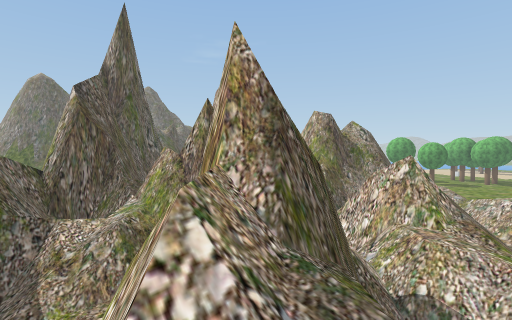
view 1 (above)

24 first-person views from a walk through a scene from a Unity 3-D project. The camera is 1.4 m above the floor, tilts 2° down and sees 85° across. The floor is counted in squares, 2 m on a side. Each view is taken from the middle of a square. On the plan, view 1 faces up. The plan holds only what a view shows up to about 9 squares ahead; the rest is blank. The place goes on beyond the plan. Some trees and plants on the terrain are drawn as simple stand-ins. The player character is not drawn. Some animated figures are left out. Some surface patterns are stand-ins.

view 2
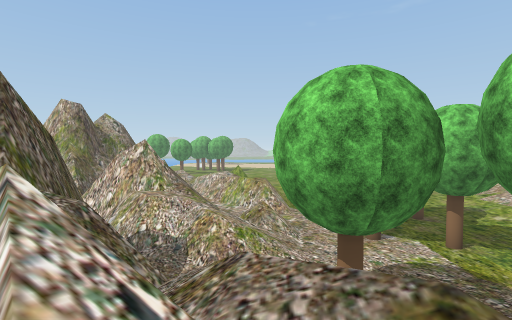

view 3
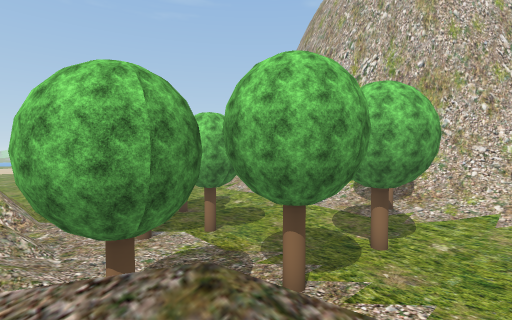

view 4
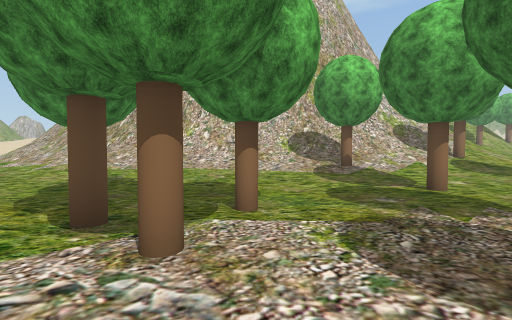

view 5
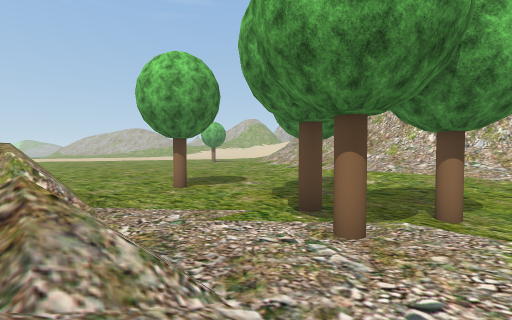

view 6
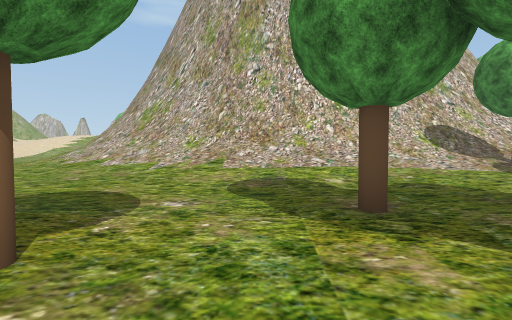

view 7
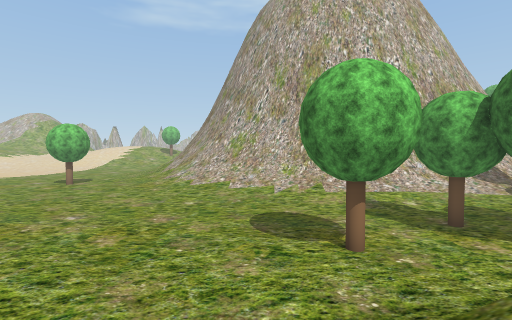

view 8
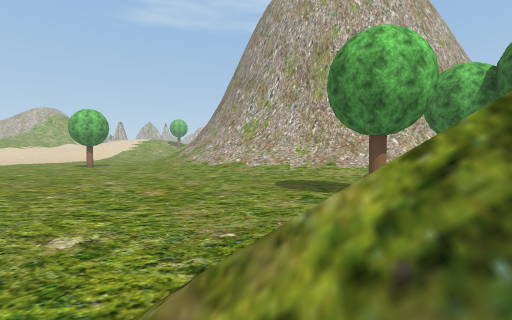

view 9
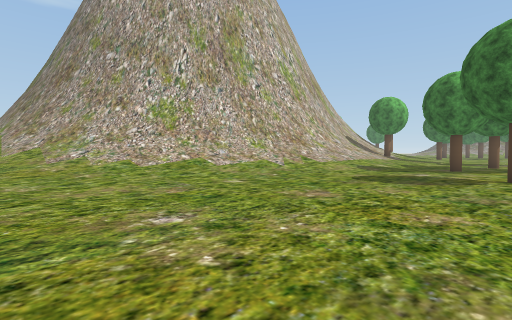

view 10
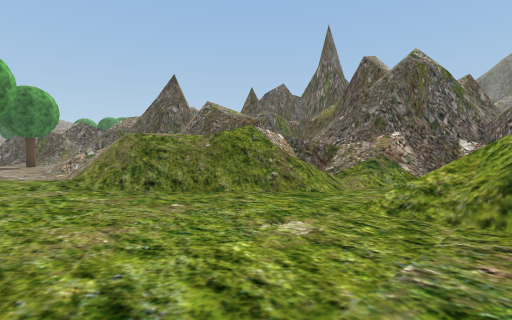

view 11
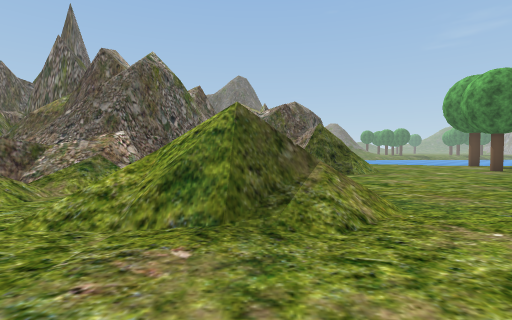

view 12
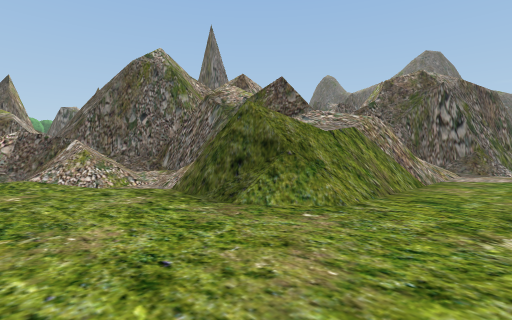

view 13
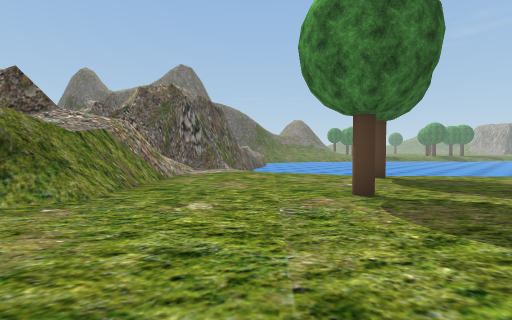

view 14
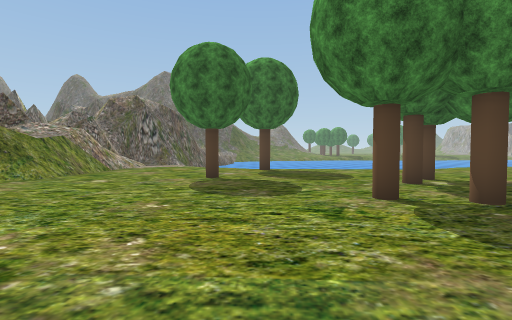

view 15
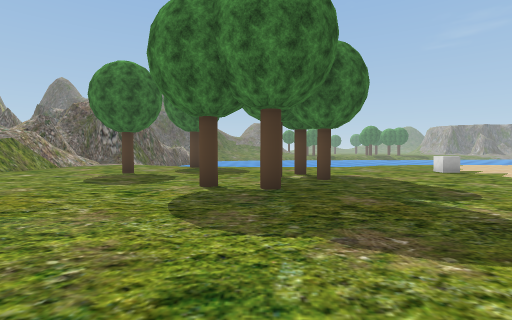

view 16
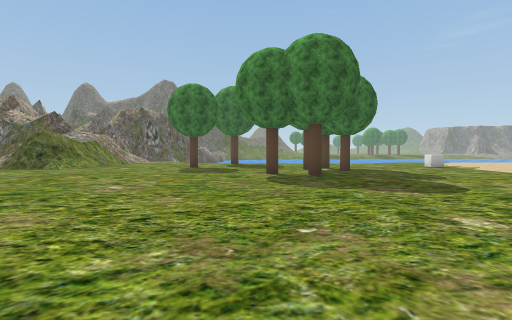

view 17
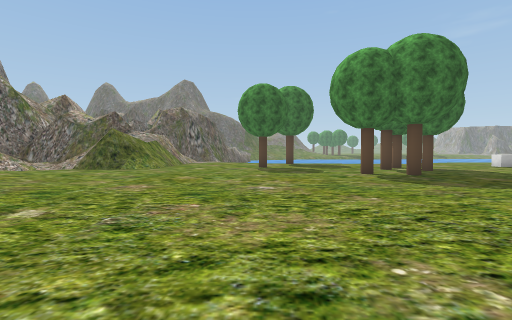

view 18
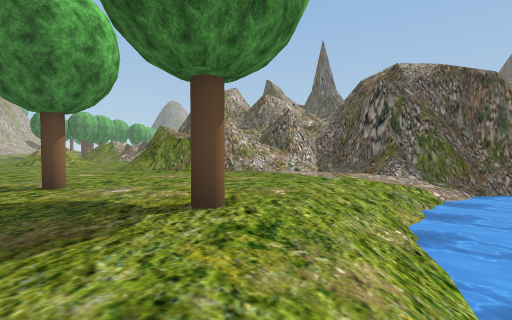

view 19
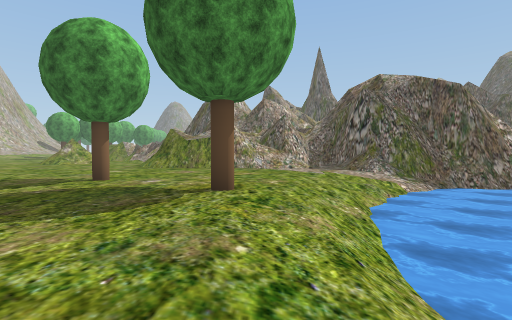

view 20
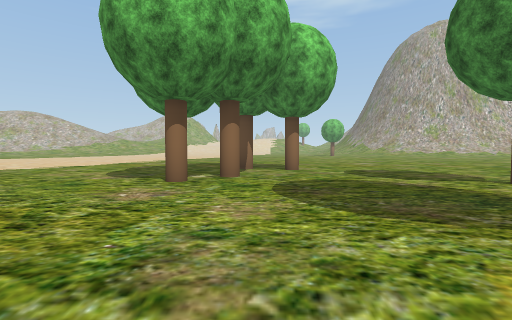

view 21
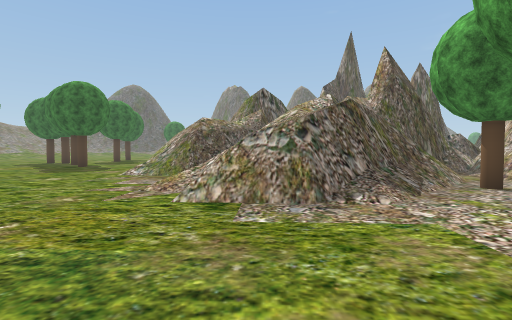

view 22
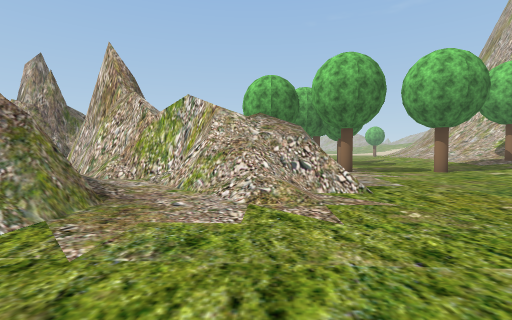

view 23
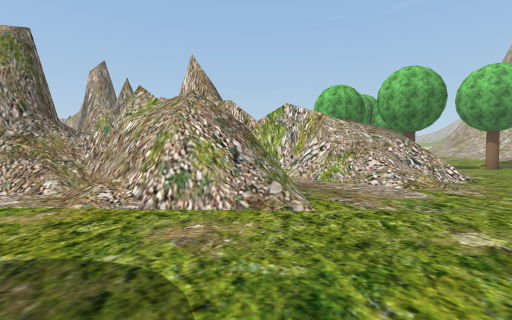

view 24
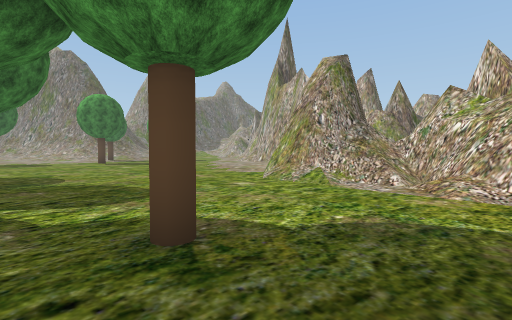

### Floor plan
Key: @ floor where view 1 was taken; # wall or solid block; x gap in a wall; . main floor; - floor 0.25 m lower than the main floor; _ floor 0.75 m lower than the main floor; < floor 1.25 m lower than the main floor; : floor 3 m higher than the main floor; / step, stairs or slope; = window, fence, low wall or low ledge; ~ water the walk can cross; ≈ water the walk keeps out of; ^ raised ledge; v drop or lower ground; T tree; C cube.
Columns run from 16 left of view 1 to 24 right of it. Each row starts with its distance up from view 1.
 29                      ≈≈≈≈≈≈≈≈≈~// ...C.
 28                     ##≈≈≈≈≈≈≈<//........
 27                      #_~≈≈~~///..........
 26                      ##//////-....T......
 25                       #///---T.....T.....
 24                       #/--........T......
 23                       #//...........T....
 22                       ##//....T...T......
 21                       =# #/..............
 20                       =  /#/.............
 19                         #///.............
 18                         #//=.............
 17                        ##/#=.............
 16                        #//...............
 15                        #///............
 14                        #=//. /.........
 13                       ####/  //.
 12                      ##//#. =#/.
 11                      ## //.///..
 10                         #//.........
  9           ####         /=//...........
  8           #/v##    ##  .v//...........
  7           #//==   ^##/  v//..........
  6           #//#     v#/  ==/...........
  5           ##/=   ##v//  //.............
  4            #/. ###/=///./..T............
  3 .... ...####  /###.////............./////
  2 ........##:=# /=/  ///........../////////
  1 ........///=# /#/////..T.TT....//////////
  0  .......///=/ /#@/=T........../////
 -1   T......./=/v/#=/x.....T...//////
 -2    ......./v/#/#//v........//////
 -3     .......=/=.=//v..T....//////
 -4     T.T...../..///.......//////
 -5       ........././.....T./////
 -6        ..................T///#
 -7            .............////

Positions as (right, up) in squares from view 1, and headings:
1: (0, 0), facing up
2: (0, -2), facing up-right
3: (0, -2), facing right
4: (5, 2), facing down-right
5: (4, 2), facing right
6: (9, 4), facing down-right
7: (9, 9), facing down-right
8: (9, 10), facing down-right
9: (17, 10), facing down
10: (15, 9), facing left
11: (15, 10), facing up-left
12: (15, 18), facing left
13: (16, 18), facing up-left
14: (20, 18), facing up-left
15: (23, 19), facing up-left
16: (24, 16), facing up-left
17: (22, 14), facing up-left
18: (15, 28), facing down-left
19: (16, 29), facing down-left
20: (14, 28), facing down-right
21: (4, -7), facing up-left
22: (-4, -7), facing up-right
23: (-7, -6), facing up-right
24: (-9, -6), facing up
